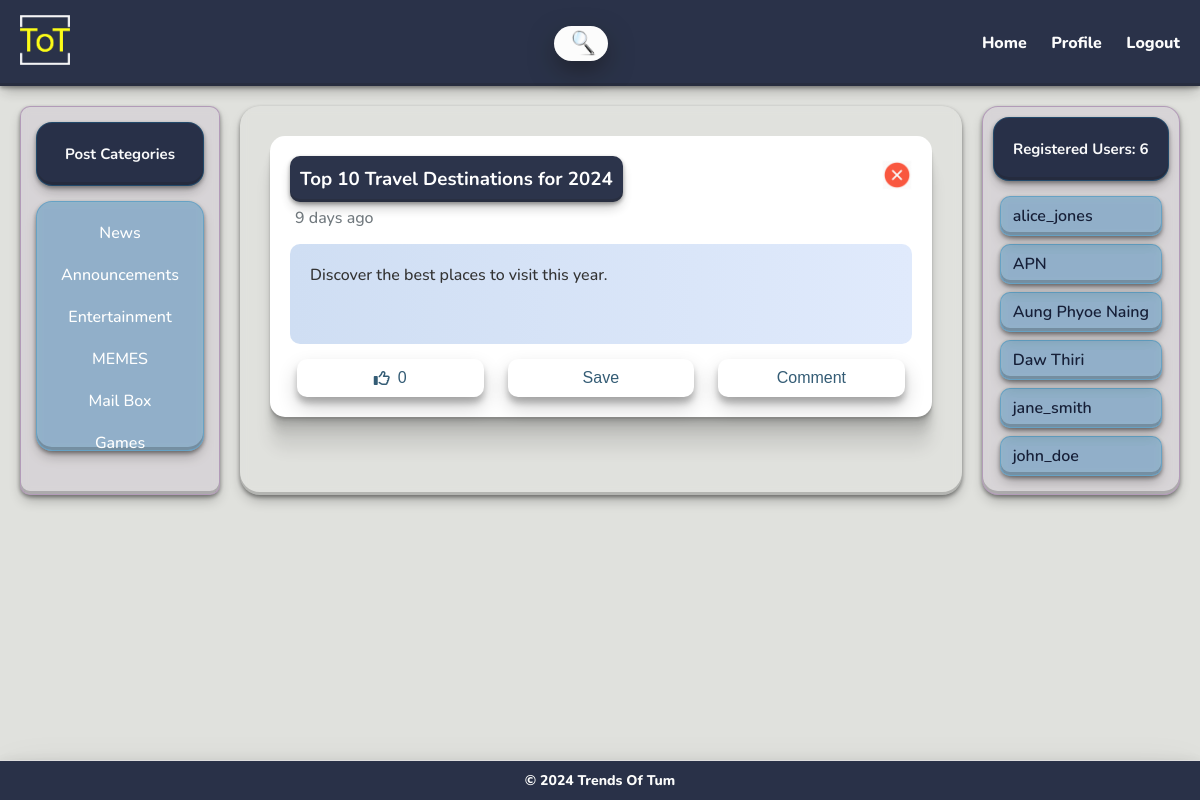
Screenshot of /index.php?category=3 (signed in) with the database file from the repository.
### tables this page shows
CREATE TABLE `categories` (
  `id` int(11) NOT NULL,
  `name` varchar(100) NOT NULL,
  `created_at` timestamp NOT NULL DEFAULT current_timestamp()
);

CREATE TABLE `posts` (
  `id` int(11) NOT NULL,
  `title` varchar(255) NOT NULL,
  `content` text NOT NULL,
  `author_id` int(11) DEFAULT NULL,
  `category_id` int(11) DEFAULT NULL,
  `created_at` timestamp NOT NULL DEFAULT current_timestamp(),
  `likes` int(11) DEFAULT 0
);

CREATE TABLE `users` (
  `id` int(11) NOT NULL,
  `username` varchar(50) NOT NULL,
  `email` varchar(100) NOT NULL,
  `password` varchar(255) NOT NULL,
  `created_at` timestamp NOT NULL DEFAULT current_timestamp()
);

### time_calculator.php (called while the page is built)
<?php
function simple_time_ago($created_at) {
    $time_ago = strtotime($created_at);
    $current_time = time();
    $time_difference = $current_time - $time_ago;
    $seconds = $time_difference;
    if ($seconds <= 60) {
        return "Just now";
    } elseif ($seconds <= 3600) {
        return floor($seconds / 60) . " minutes ago";
    } elseif ($seconds <= 86400) {
        return floor($seconds / 3600) . " hours ago";
    } else {
        return floor($seconds / 86400) . " days ago";
    }
}
?>

### load_posts.php (the view, shortened to what this page needs)
<?php
include('db_config.php');
require_once('time_calculator.php');
$category = isset($_GET['category']) ? $_GET['category'] : null;
$user_id = $_SESSION["user_id"];
if ($category) {
    $query = "SELECT * FROM posts WHERE category_id = '$category'";
} else {
    $query = "SELECT * FROM posts ORDER BY created_at DESC";
}
$result = $conn->query($query);
while ($post = $result->fetch_assoc()) {
    $post_id = $post['id'];
    $likeQuery = "SELECT * FROM likes WHERE post_id = $post_id AND user_id = $user_id";
    $likeResult = $conn->query($likeQuery);
    $isLiked = $likeResult->num_rows > 0;
?>
    <article class="post" id="post-<?php echo $post['id'] ?>">
        <div class="post-header">
            <div class="post-title">
                <h3><?php echo $post['title'] ?></h3>
            </div>
            <div class="close-btn" onclick="hidePost(<?php echo $post['id']; ?>)">
                <img src="Close.png" width="30" height="30" alt="Close">
            </div>
        </div>
        <div class="posted-time" style="color :#71797E; margin-top : 5px; margin-left: 5px">
            <p><?php echo simple_time_ago($post['created_at']) ?></p>
        </div>
        <div class=" post-content"><?php echo $post['content'] ?>
            </div>
            <div class="post-actions">
                <button id="like-button-<?php echo $post['id'] ?>" class="<?php echo $isLiked ? 'liked' : 'not-liked'; ?>" onclick="likePost(<?php echo $post['id'] ?>)">
                    <i class="fa <?php echo $isLiked ? 'fa-thumbs-up' : 'fa-thumbs-o-up'; ?>"></i>
                    <span id="like-count-<?php echo $post['id'] ?>"><?php echo $post['likes'] ?></span>
                </button>
                <button onclick="savePost(<?php echo $post['id'] ?>)">Save</button>
                <button onclick="toggleCommentBox(<?php echo $post['id'] ?>)">Comment</button>
            </div>
    </article>
<?php }
?>

### load_categories.php
<?php
include('db_config.php');
$query = "SELECT * FROM categories";
$result = $conn->query($query);
while ($category = $result->fetch_assoc()) {
    echo "<li><a href='index.php?category=" . $category['id'] . "'>" . $category['name'] . "</a></li>";
}

### show_user_list.php
<?php
include 'db_config.php';
$query = "SELECT username FROM users";
$result = $conn->query($query);
while ($row = $result->fetch_assoc()){ ?>
<div class="user-container">
<li><a href="#"><?php echo $row['username']?></a></li>
</div>
<?php }
?>

### css/glass_style.css (style rules this page uses)
* { margin: 0; padding: 0; box-sizing: border-box; }
body { font-family: "Nunito", sans-serif; font-optical-sizing: auto; font-weight: 800; font-style: normal; background: #e0e1dd; color: #333; min-height: 100vh; height: 100%; display: flex; flex-direction: column; }
header, footer, .categories, .post, .registered-users { box-shadow: rgba(17, 17, 26, 0.1) 0px 4px 16px, rgba(17, 17, 26, 0.1) 0px 8px 24px, rgba(17, 17, 26, 0.1) 0px 16px 56px; transition: box-shadow 0.3s ease-in-out; }
.categories li { margin: 10px 0; }
.categories a { text-align: center; text-decoration: none; color: white; display: block; border-radius: 5px; transition: transform 0.2s; font-weight: 500; }
.post { background: white; border-radius: 15px; padding: 20px; font-weight: 500; position: relative; transition: transform 0.3s; box-shadow: rgba(0, 0, 0, 0.09) 0px 2px 1px, rgba(0, 0, 0, 0.09) 0px 4px 2px, rgba(0, 0, 0, 0.09) 0px 8px 4px, rgba(0, 0, 0, 0.09) 0px 16px 8px, rgba(0, 0, 0, 0.09) 0px 32px 16px; max-width: 800px; margin: 0 auto; margin-bottom: 20px; transition: 0.3s; }
.post-header { display: flex; align-items: center; justify-content: space-between; color: white; }
.post-title { background: #161f38; opacity: 0.9; display: inline-block; padding: 10px; border-radius: 10px; box-shadow: rgba(0, 0, 0, 0.4) 0px 2px 4px, rgba(0, 0, 0, 0.3) 0px 7px 13px -3px, rgba(0, 0, 0, 0.2) 0px -3px 0px inset; font-size: 16px; }
.close-btn { background: transparent; border: none; font-size: 24px; color: #ff9a9e; cursor: pointer; }
.post-content { margin: 15px 0; font-size: 16px; background: #e0eafc; background: -webkit-linear-gradient(to right, #cfdef3, #e0eafc); background: linear-gradient(to right, #cfdef3, #e0eafc); border-radius: 10px; height: 100px; padding: 20px; overflow-y: scroll; }
.post-actions { display: flex; justify-content: space-around; }
.post-actions button { padding: 10px 20px; background: rgb(255, 255, 255); border: none; color: #345c75; border-radius: 10px; cursor: pointer; transition: all 0.3s ease; width: 30%; box-shadow: rgba(0, 0, 0, 0.19) 0px 10px 20px, rgba(0, 0, 0, 0.23) 0px 6px 6px; font-size: 16px; display: flex; align-items: center; justify-content: center; transition: 0.3s; }
.user-container { display: flex; justify-content: space-between; }
.user-list .user-container { background: rgba(0, 119, 182, 0.3); border-radius: 10px; box-shadow: rgba(0, 0, 0, 0.4) 0px 2px 4px, rgba(0, 0, 0, 0.3) 0px 7px 13px -3px, rgba(0, 0, 0, 0.2) 0px -3px 0px inset; backdrop-filter: blur(5px); -webkit-backdrop-filter: blur(5px); border: 1px solid rgba(0, 119, 182, 0.3); list-style: none; line-height: 2em; padding: 3px 7px; margin: 0 7px; margin-bottom: 8px; text-align: center; }
.user-list ul li { list-style-type: none; }
.user-list ul li a { font-weight: 600; text-decoration: none; margin: 3px 5px; color: #161f38; }
.post-actions { display: flex; align-items: center; gap: 10px; }
button i { margin-right: 8px; transition: transform 0.2s ease; }
button.not-liked { background-color: white; color: #345c75; }
button.not-liked i { color: #345c75; transform: scale(1); }

### rows the page displays
categories: name "News"
categories: name "Announcements"
categories: name "Entertainment"
categories: name "MEMES"
categories: name "Mail Box"
categories: name "Games"
posts: title "Top 10 Travel Destinations for 2024", created_at "9 days ago", content "Discover the best places to visit this year.", likes "0"
users: username "alice_jones"
users: username "APN"
users: username "Aung Phyoe Naing"
users: username "Daw Thiri"
users: username "jane_smith"
users: username "john_doe"

### other values shown
$row['count'] "6"
